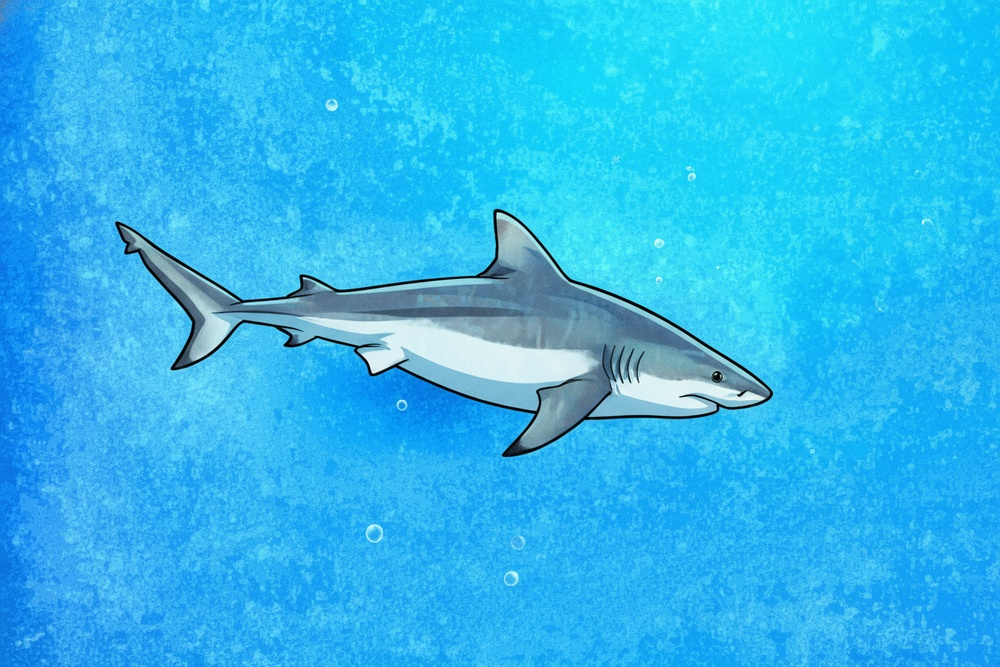
#> input picture uploads/1763885794129.jpg, 1000 x 667 px, shrunk from 1248 x 832 before the run
$ python -i crop.py   (imports and definitions only)
#> lines starting #> are read from the running program, lines starting #| are printed output that depends on the picture
#> further down, picture is the input picture: PIL image 1000x667 RGB; mean R, G, B 47.5, 183.7, 237.4
# crop.py
import time
import cv2
import numpy as np
from PIL import Image
from typing import Tuple, Dict, List

# =============================
# Saliency-based Cropper Class - ULTRA FAST VERSION
# =============================
class SaliencyCropper:
    """
    Fast cropping based on face detection and center crop
    Removed slow saliency detection for speed
    """

    def __init__(self):
        # Initialize face detector only (remove saliency)
        self.face_cascade = cv2.CascadeClassifier(
            cv2.data.haarcascades + 'haarcascade_frontalface_default.xml'
        )

        # Statistics
        self.stats = {
            'total': 0,
            'face_detected': 0,
            'center_used': 0,
            'fallback_used': 0
        }

    def process(self,
                pil_image: Image.Image,
                target_ratio: str = "1:1") -> Tuple[Image.Image, Dict]:
        """
        Ultra fast processing - no saliency detection
        """
#> called with target_ratio = '1:1'
        start_time = time.time()
        self.stats['total'] += 1

        # Record processing info
        info = {
            'method': 'unknown',
            'face_count': 0,
            'processing_time': 0,
            'crop_box': None,
            'original_size': pil_image.size
        }

        try:
            # Convert format for face detection
            img_np = np.array(pil_image)
            img_cv = cv2.cvtColor(img_np, cv2.COLOR_RGB2BGR)
            h, w = img_cv.shape[:2]
#> h = 667; w = 1000

            # Parse target ratio
            target_w, target_h = map(int, target_ratio.split(':'))
            target_ratio_float = target_w / target_h

            # Fast face detection (less sensitive for speed)
            gray = cv2.cvtColor(img_cv, cv2.COLOR_BGR2GRAY)
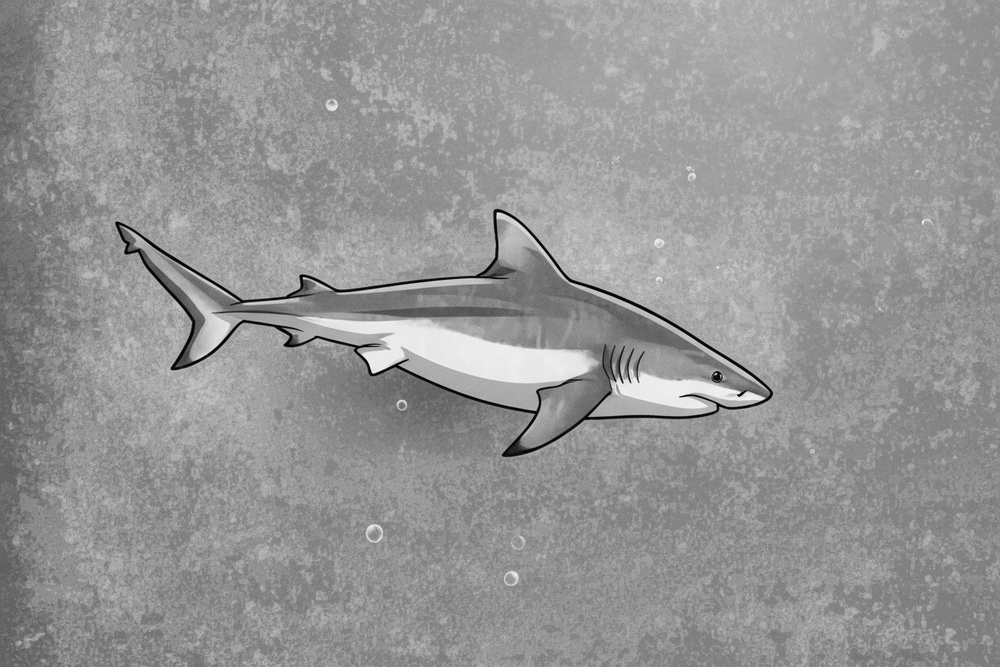
#> gray: shape (667, 1000); min 0, max 250, mean 149.1
            faces = self.face_cascade.detectMultiScale(
                gray,
                scaleFactor=1.3,        # Increased for fewer false positives
                minNeighbors=8,          # Increased for fewer false positives
                minSize=(60, 60)         # Increased to ignore small false detections
            )
#> faces = ()

            info['face_count'] = len(faces)

            # Decision: use face detection or center crop
            if len(faces) > 0:
                # Use face-protected crop
                crop_box = self._face_protected_crop(
                    faces, (w, h), target_ratio_float
                )
                info['method'] = 'face_protected'
                self.stats['face_detected'] += 1
            else:
                # Use center crop
                crop_box = self._get_center_crop_box(
                    (w, h), target_ratio_float
                )
#> crop_box = (166, 0, 833, 667)
                info['method'] = 'center_crop'
                self.stats['center_used'] += 1

            # FIX: Convert numpy ints to Python ints for JSON serialization
            if crop_box:
                info['crop_box'] = tuple(int(x) for x in crop_box)

            # Execute crop
            x1, y1, x2, y2 = crop_box
#> x1 = 166; y1 = 0; x2 = 833; y2 = 667
            cropped = pil_image.crop((x1, y1, x2, y2))
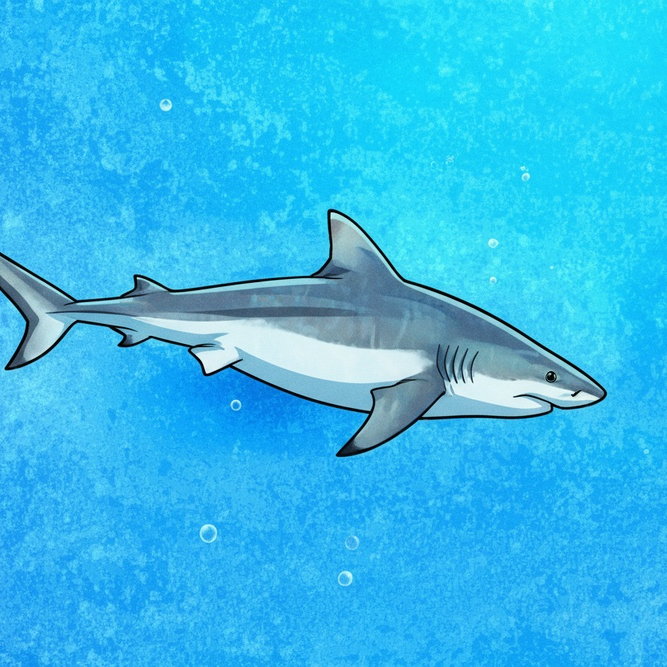
#> cropped: PIL image 667x667 RGB; mean R, G, B 51.3, 187, 235.1

            info['processing_time'] = time.time() - start_time

            return cropped, info

        except Exception as e:
            print(f"Processing error: {e}, using fallback")
            info['method'] = 'error_fallback'
            self.stats['fallback_used'] += 1
            # Simple center crop fallback
            result = self._center_crop(pil_image, target_ratio_float)
            info['processing_time'] = time.time() - start_time
            return result, info

    # [34 lines left out: function _face_protected_crop, not called in this run]

    def _get_center_crop_box(self,
                            img_size: Tuple[int, int],
                            target_ratio: float) -> Tuple[int, int, int, int]:
        """Get center crop box - returns Python ints"""
        w, h = img_size

        if w / h > target_ratio:
            crop_w = int(h * target_ratio)
            left = (w - crop_w) // 2
            # FIX: Ensure all values are Python ints
            return (int(left), 0, int(left + crop_w), int(h))
        else:
            crop_h = int(w / target_ratio)
            top = (h - crop_h) // 2
            # FIX: Ensure all values are Python ints
            return (0, int(top), int(w), int(top + crop_h))

    # [14 lines left out: function _center_crop, not called in this run]

    def get_stats(self) -> Dict:
        """Get statistics"""
        return self.stats


# =============================
# Initialize SaliencyCropper
# =============================
cropper = SaliencyCropper()

>>> from PIL import Image
>>> picture = Image.open('uploads/1763885794129.jpg')
>>> result = SaliencyCropper().process(picture)
